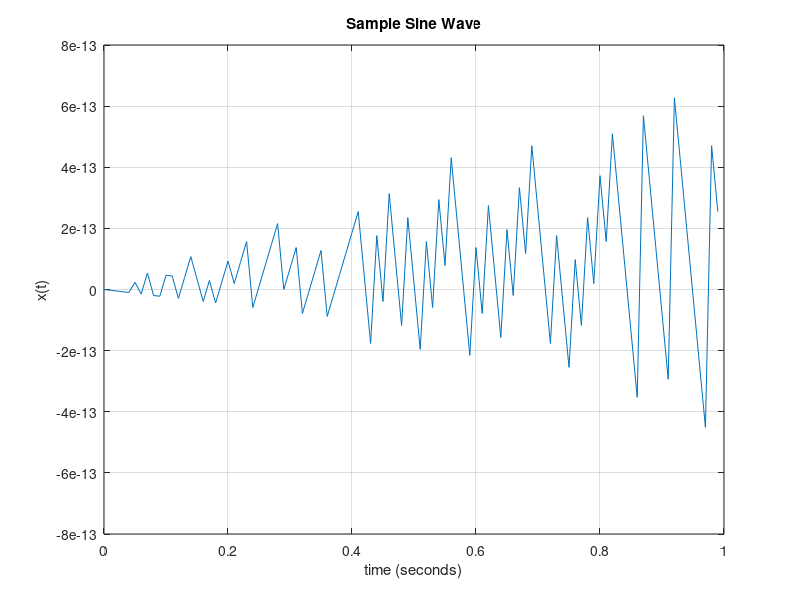
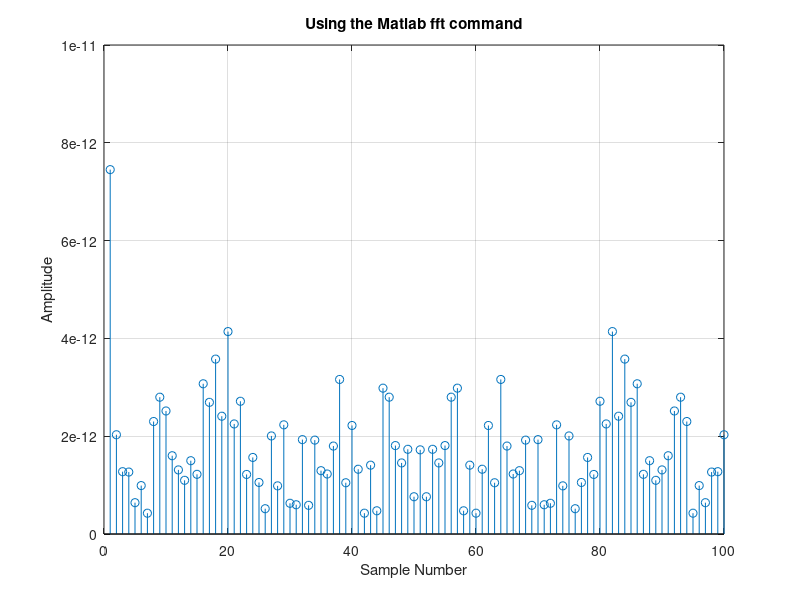

Source code (MATLAB) for these figures, in order:
fo = 100; % frequency of the sine wave
Fs = 100; % sampling rate
Ts = 1/Fs; % sampling time interval
t = 0:Ts:1-Ts; % sampling period
n = length(t); % number of samples
x = 2*sin(2*pi*fo*t)+4*sin(2*pi*2*fo*t); % the sine curve

% plot the cosine curve in the time domain
sinePlot = figure;
plot(t,x);
xlabel('time (seconds)')
ylabel('x(t)')
title('Sample Sine Wave')
grid

% plot the frequence spectrum using the MATLAB fft command
matlabFFT = figure; % create a new figure
XfreqDomain = fft(x); % take the fft of our cos wave, x(t)

stem(abs(XfreqDomain)); % use abs command to get the magnitude
% similary, we would use angle command to get the phase plot!

xlabel('Sample Number')
ylabel('Amplitude')
title('Using the Matlab fft command')
grid